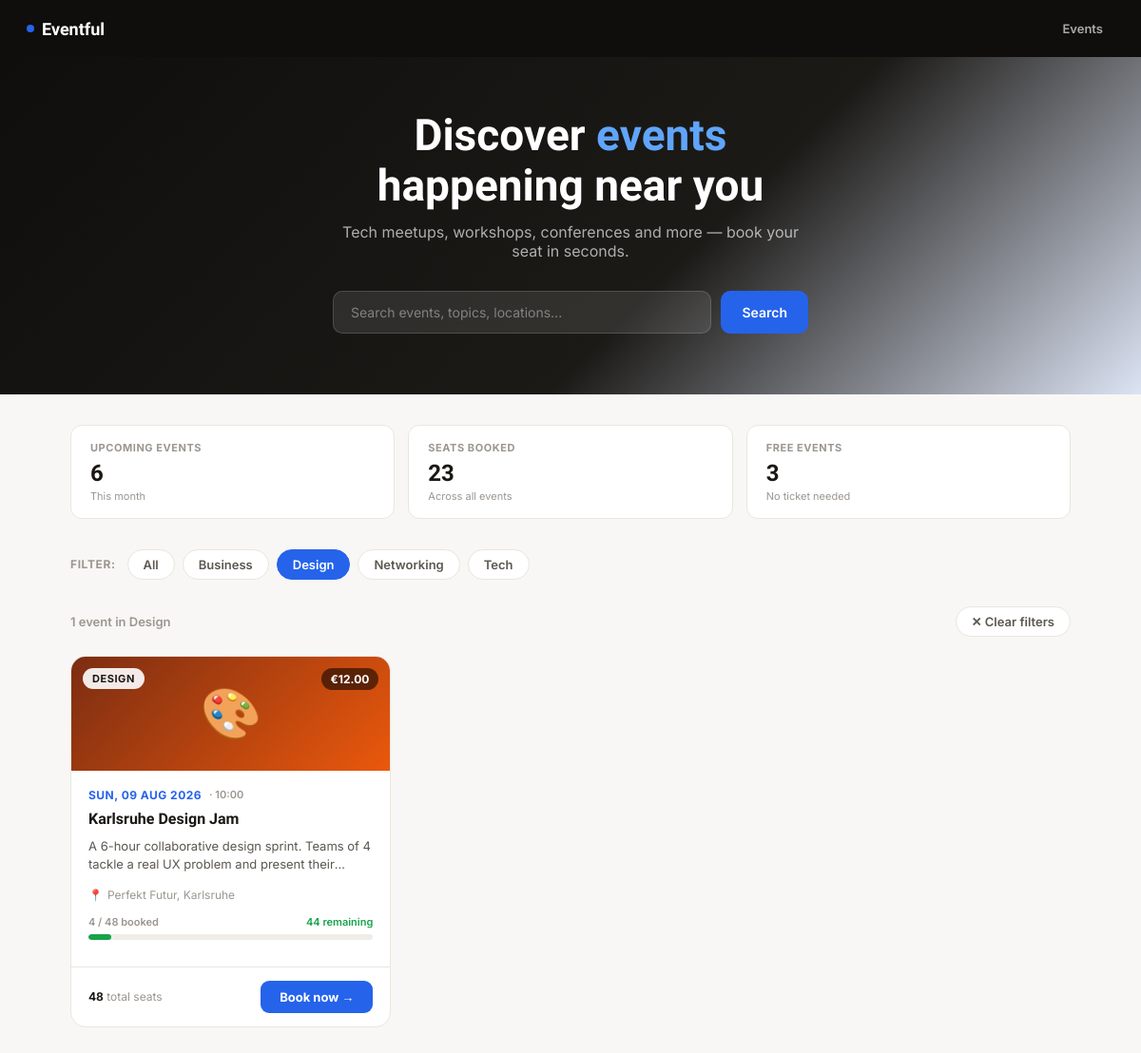
Screenshot of /?cat=Design with the database file from the repository.
### tables this page shows
CREATE TABLE IF NOT EXISTS events (
    id          INT AUTO_INCREMENT PRIMARY KEY,
    title       VARCHAR(255)  NOT NULL,
    description TEXT,
    category    VARCHAR(60)   NOT NULL DEFAULT 'General',
    event_date  DATE          NOT NULL,
    event_time  TIME          NOT NULL DEFAULT '09:00:00',
    location    VARCHAR(255)  NOT NULL,
    capacity    INT           NOT NULL,
    price       DECIMAL(8,2)  NOT NULL DEFAULT 0.00,
    image_emoji VARCHAR(10)   NOT NULL DEFAULT '🎟️',
    created_at  DATETIME      NOT NULL DEFAULT CURRENT_TIMESTAMP
);

### db.php (called while the page is built, shortened)
<?php
function e($str) {
    return htmlspecialchars($str ?? '', ENT_QUOTES, 'UTF-8');
}

### index.php (the view, shortened to what this page needs)
<?php
require_once 'db.php';
$pdo = getDb();
$category = $_GET['cat'] ?? 'all';
$search   = trim($_GET['q'] ?? '');
$where  = ["1=1"];
$params = [];
if ($category !== 'all') {
    $where[]  = "e.category = ?";
    $params[] = $category;
}
$whereStr = implode(' AND ', $where);
$events = $pdo->prepare("
    SELECT e.*,
           COALESCE(SUM(b.seats), 0) AS seats_booked
    FROM events e
    LEFT JOIN bookings b ON b.event_id = e.id
    WHERE $whereStr
    GROUP BY e.id
    ORDER BY e.event_date ASC
");
$events->execute($params);
$events = $events->fetchAll();
$categories = $pdo->query("SELECT DISTINCT category FROM events ORDER BY category")->fetchAll(PDO::FETCH_COLUMN);
?>
<!DOCTYPE html>
<html lang="en">
<head>
</head>
<body>
<nav>
  <div class="nav-brand">
    <div class="nav-brand-dot"></div>
    Eventful
  </div>
  <div class="nav-right">
    <a class="nav-link" href="index.php">Events</a>
  </div>
</nav>
<div class="hero">
  <h1>Discover <span>events</span><br>happening near you</h1>
  <p>Tech meetups, workshops, conferences and more — book your seat in seconds.</p>
  <form class="search-bar" method="GET" action="index.php">
    <input
      type="text"
      name="q"
      placeholder="Search events, topics, locations..."
      value="<?= e($search) ?>"
    >
    <button type="submit">Search</button>
  </form>
</div>
<div class="wrap">
  <?php
  $totalEvents  = $pdo->query("SELECT COUNT(*) FROM events")->fetchColumn();
  $totalBooked  = $pdo->query("SELECT COALESCE(SUM(seats),0) FROM bookings")->fetchColumn();
  $freeEvents   = $pdo->query("SELECT COUNT(*) FROM events WHERE price = 0")->fetchColumn();
  ?>
  <div class="stats-strip">
    <div class="stat-card">
      <div class="s-label">Upcoming events</div>
      <div class="s-val"><?= $totalEvents ?></div>
      <div class="s-sub">This month</div>
    </div>
    <div class="stat-card">
      <div class="s-label">Seats booked</div>
      <div class="s-val"><?= $totalBooked ?></div>
      <div class="s-sub">Across all events</div>
    </div>
    <div class="stat-card">
      <div class="s-label">Free events</div>
      <div class="s-val"><?= $freeEvents ?></div>
      <div class="s-sub">No ticket needed</div>
    </div>
  </div>
  <div class="filter-bar">
    <span class="filter-label">Filter:</span>
    <a href="index.php<?= $search ? '?q='.urlencode($search) : '' ?>" class="filter-chip <?= $category === 'all' ? 'active' : '' ?>">All</a>
    <?php foreach ($categories as $cat): ?>
      <a
        href="?cat=<?= urlencode($cat) ?><?= $search ? '&q='.urlencode($search) : '' ?>"
        class="filter-chip <?= $category === $cat ? 'active' : '' ?>"
      ><?= e($cat) ?></a>
    <?php endforeach; ?>
  </div>
  <div class="results-header">
    <div class="results-count">
      <?= count($events) ?> event<?= count($events) !== 1 ? 's' : '' ?>
      <?= $category !== 'all' ? 'in '.e($category) : '' ?>
    </div>
    <?php if ($search || $category !== 'all'): ?>
      <a href="index.php" class="filter-chip">✕ Clear filters</a>
    <?php endif; ?>
  </div>
  <div class="events-grid">
    <?php foreach ($events as $ev):
      $remaining = $ev['capacity'] - $ev['seats_booked'];
      $pct       = ($ev['capacity'] > 0) ? ($ev['seats_booked'] / $ev['capacity']) * 100 : 0;
      $capClass  = $pct >= 90 ? 'danger' : ($pct >= 70 ? 'warn' : 'ok');
      $isFull    = $remaining <= 0;
      $catSlug   = strtolower($ev['category']);
      $bannerClass = "banner-$catSlug";
      $price     = (float)$ev['price'];
      $priceLabel = $price > 0 ? '€'.number_format($price, 2) : 'Free';
    ?>
    <div class="event-card">
      <div class="card-banner <?= e($bannerClass) ?>">
        <?= e($ev['image_emoji']) ?>
        <span class="card-category-badge"><?= e($ev['category']) ?></span>
        <span class="card-price-badge"><?= $priceLabel ?></span>
      </div>
      <div class="card-body">
        <div class="card-date-row">
          <span class="card-date"><?= date("D, d M Y", strtotime($ev['event_date'])) ?></span>
          <span class="card-time">· <?= date("H:i", strtotime($ev['event_time'])) ?></span>
        </div>
        <div class="card-title"><?= e($ev['title']) ?></div>
        <div class="card-desc"><?= e($ev['description']) ?></div>
        <div class="card-location">
          <span>📍</span>
          <?= e($ev['location']) ?>
        </div>
        <div class="cap-row">
          <span class="cap-label"><?= (int)$ev['seats_booked'] ?> / <?= (int)$ev['capacity'] ?> booked</span>
          <span class="cap-remaining <?= $capClass ?>">
            <?php if ($isFull): ?>
              Fully booked
            <?php elseif ($remaining <= 5): ?>
              ⚡ <?= $remaining ?> left
            <?php else: ?>
              <?= $remaining ?> remaining
            <?php endif; ?>
          </span>
        </div>
        <div class="cap-track">
          <div class="cap-fill <?= $capClass ?>" style="width:<?= min(100, round($pct)) ?>%"></div>
        </div>
      </div>
      <div class="card-footer">
        <div class="seats-info">
          <?php if ($remaining <= 5 && !$isFull): ?>
            <span class="urgency">🔥 Almost full</span>
          <?php else: ?>
            <strong><?= (int)$ev['capacity'] ?></strong> total seats
          <?php endif; ?>
        </div>
        <?php if ($isFull): ?>
          <span class="book-btn full">Sold out</span>
        <?php else: ?>
          <a class="book-btn" href="book.php?event_id=<?= (int)$ev['id'] ?>">Book now →</a>
        <?php endif; ?>
      </div>
    </div>
    <?php endforeach; ?>
  </div>
</div>
</body>
</html>

### rows the page displays
events: image_emoji "🎨", category "DESIGN", price "€12.00", event_date "SUN, 09 AUG 2026", event_time "10:00", title "Karlsruhe Design Jam", description "A 6-hour collaborative design sprint. Teams of 4 tackle a real UX problem and present…", location "Perfekt Futur, Karlsruhe", seats_booked "4", capacity "48", remaining "44", min(100, round($pct)) 8 (drawn)

### other values shown
$totalEvents "6"
$totalBooked "23"
$freeEvents "3"
$cat "Business"
$cat "Design"
$cat "Networking"
$cat "Tech"
count($events) "1"
$category "Design"
